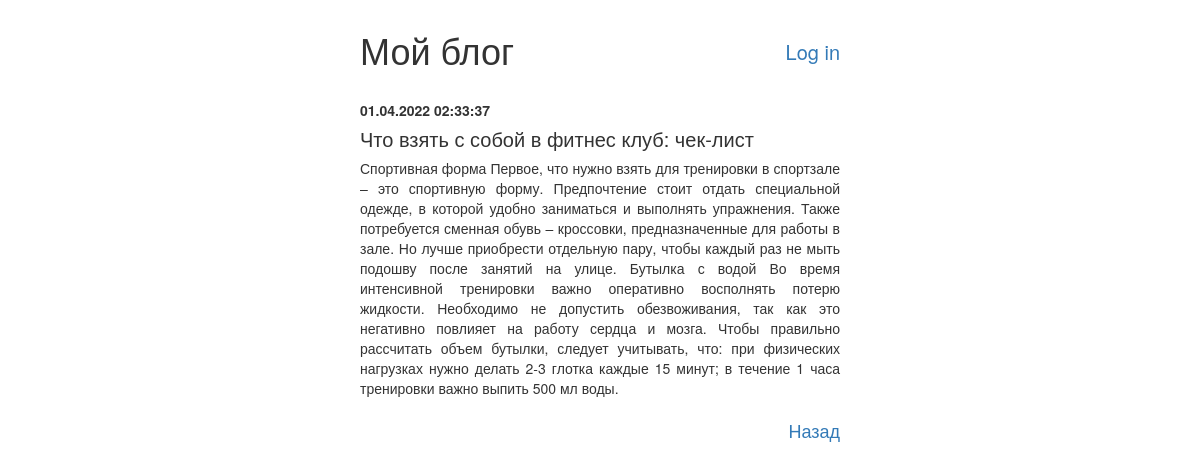
Screenshot of /item/index.php?id=6 with the database file from the repository.
### tables this page shows
CREATE TABLE `blog` (
  `id` int(11) NOT NULL,
  `title` varchar(128) NOT NULL,
  `date` datetime NOT NULL DEFAULT CURRENT_TIMESTAMP,
  `text` text NOT NULL,
  `subtitle` text NOT NULL
);

### item/index.php (called while the page is built, shortened)
<?php
include "../elems/head.php";
if (isset($_GET['id'])) {
    $id = $_GET['id'];
}
$query = "SELECT* FROM blog WHERE id = $id";
$result = mysqli_query($link, $query) or die(mysqli_error($link));
$query = "SELECT* FROM blog WHERE id = $id";
$result = mysqli_query($link, $query) or die(mysqli_error($link));
for ($data = []; $row = mysqli_fetch_assoc($result); $data[] = $row);
include_once "layout.php";

### elems/content.php (the view, shortened to what this page needs)
<?php
$span = "";
foreach ($data as $el) {
    $date = date_create($el['date']);
    $date = date_format($date, "d.m.Y H:i:s");
    $span .= "<div class='note'><p class='date'>$date</p>";
    if (isset($_GET['id'])) {
        $span .= "<p class='title'>{$el['title']}</p>
                  <p class='text'>{$el['text']}</p></div>";
    } else {
        $span .= "<a href=\"item/index.php?id={$el['id']}\">{$el['title']}</a>
                  <p class='subtitle'>{$el['subtitle']}</p></div>";
    }
}
echo $span;

### css/styles.css (style rules this page uses)
#wrapper > div { margin-bottom: 20px; }
#wrapper p { margin-bottom: 5px; }
.date { font-weight: bold; }

### item/layout.php (style rules this page uses)
.title { font-size: 20px; }

### rows the page displays
blog: date "01.04.2022 02:33:37", title "Что взять с собой в фитнес клуб: чек-лист", text "Спортивная форма Первое, что нужно взять для тренировки в спортзале – это спортивную форму. Предпочтение стоит отдать специальной одежде, в которой удобно заниматься и выполнять упражнения. Также потребуется сменная обувь – кроссовки, предназначенные для работы в зале. Но лучше приобрести отдельную пару, чтобы каждый раз не мыть подошву после занятий на улице. Бутылка с водой Во время интенсивной тренировки важно оперативно восполнять потерю жидкости. Необходимо не допустить обезвоживания, так как это негативно повлияет на работу сердца и мозга. Чтобы правильно рассчитать объем бутылки, следует учитывать, что: при физических нагрузках нужно делать 2-3 глотка каждые 15 минут; в течение 1…"
